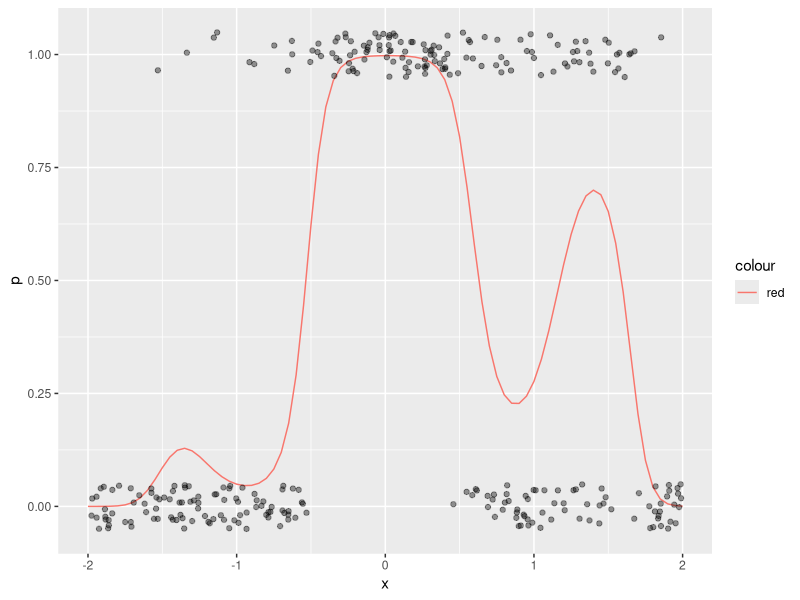
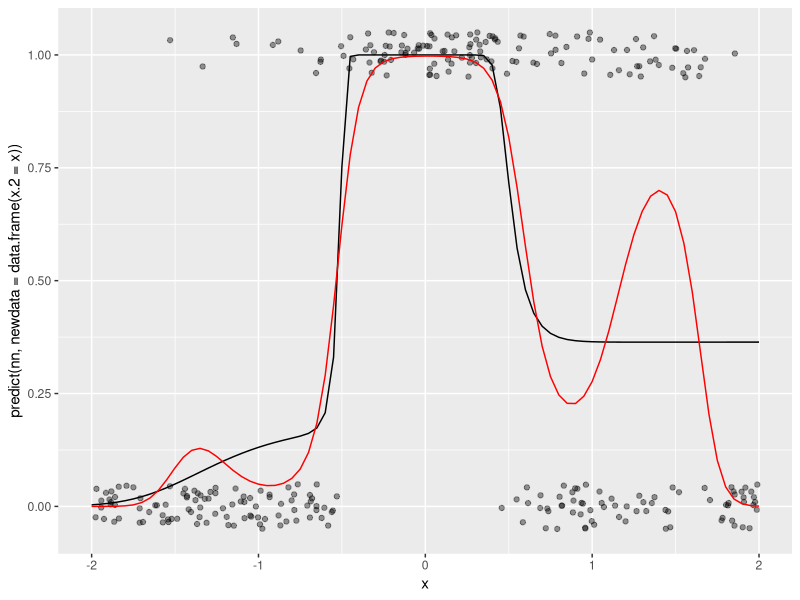
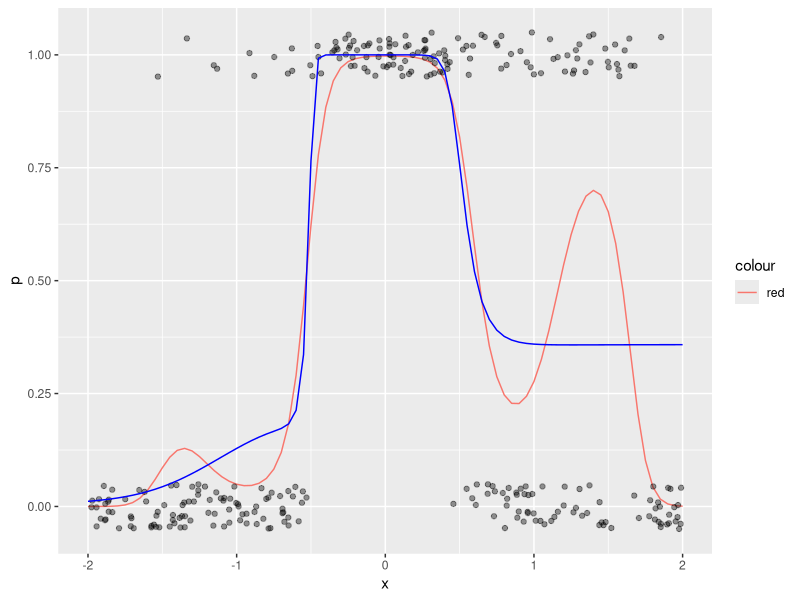
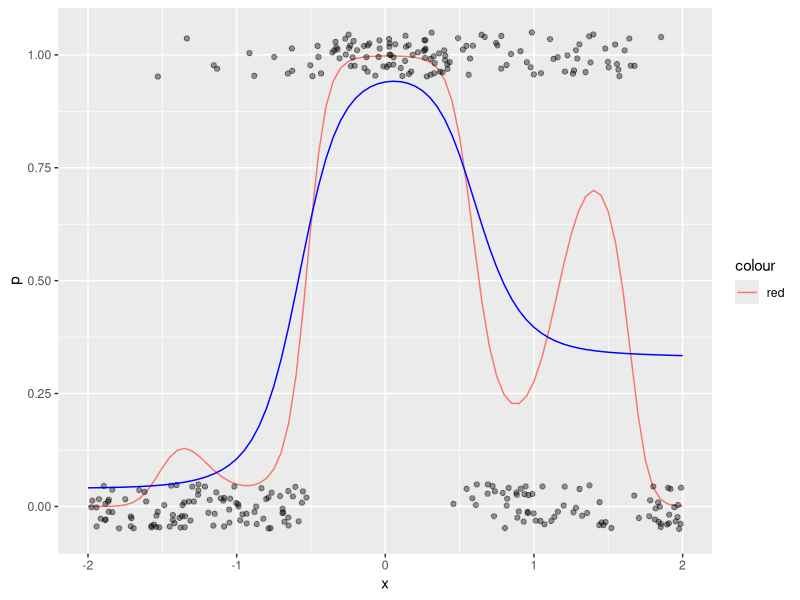

Write R code to recreate these figures, in order.
## ---- chunk 1
library(ggplot2)
h <- function(x){
    exp(x)/(1+exp(x))
}
x <- seq(-2,2,0.05)
p <- h(3 + x- 3*x^2 + 3*cos(4*x))
set.seed(280572)
x.2 <- runif(300, -2, 2)
g.2 <- rbinom(300, 1, h(3 + x.2- 3*x.2^2 + 3*cos(4*x.2)))
datos <- data.frame(x.2,g.2)
dat.p <- data.frame(x,p)
g <- qplot(x,p, geom='line', col='red')
g + geom_jitter(data = datos, aes(x=x.2,y=g.2), col ='black',
  position =position_jitter(height=0.05), alpha=0.4)
## ---- chunk 2
library(nnet)
set.seed(12)
nn <- nnet(g.2 ~ x.2, data=datos, size = 4, decay=0.0, entropy = T)
## ---- chunk 3
nn$wts

## ---- chunk 4
w <- qplot(x, predict(nn, newdata=data.frame(x.2 = x)), geom='line')
w + geom_jitter(data = datos, aes(x=x.2,y=g.2), col ='black',
  position =position_jitter(height=0.05), alpha=0.4)+geom_line(data=dat.p,aes(x=x,y=p),col="red")
## ---- chunk 5
feed_fow <- function(beta, x){
  a_1 <- h(beta[1] + beta[2]*x) # calcula variable 1 de capa oculta
  a_2 <- h(beta[3] + beta[4]*x) # calcula variable 2 de capa oculta
  a_3 <- h(beta[5] + beta[6]*x)
  a_4 <- h(beta[7] + beta[8]*x)
  p <- h(beta[9]+beta[10]*a_1 + beta[11]*a_2 + beta[12]*a_3 + beta[13]*a_4) # calcula capa de salida
  p
}

devianza_fun <- function(x, y){
    # esta función es una fábrica de funciones
   devianza <- function(beta){
         p <- feed_fow(beta, x)
      - 2 * mean(y*log(p) + (1-y)*log(1-p))
   }
  devianza
}

dev <- devianza_fun(x.2, g.2)

set.seed(5)
salida <- optim(rnorm(13), dev, method='BFGS') # inicializar al azar punto inicial
salida

beta<-salida$par

## ---- chunk 6
p.3<-feed_fow(beta,x)
datos.3<-data.frame(x,p.3)

g + geom_jitter(data = datos, aes(x=x.2,y=g.2), col ='black',
  position =position_jitter(height=0.05), alpha=0.4)+geom_line(data=datos.3,aes(x=x,y=p.3),col="blue")
## ---- chunk 7
devianza_reg <- function(x, y, lambda){
    # esta función es una fábrica de funciones
   devianza <- function(beta){
         p <- feed_fow(beta, x)
         # en esta regularizacion quitamos sesgos, pero puede hacerse también con sesgos.
        - 2 * mean(y*log(p) + (1-y)*log(1-p)) + lambda*sum(beta[-c(1,3,5)]^2) 
   }
  devianza
}

dev_r <- devianza_reg(x.2, g.2, 0.001) # crea función dev
set.seed(5)
salida <- optim(rnorm(13), dev_r, method='BFGS') # inicializar al azar punto inicial
salida
## ---- chunk 8
beta<-salida$par
p.3<-feed_fow(beta,x)
datos.3<-data.frame(x,p.3)

g + geom_jitter(data = datos, aes(x=x.2,y=g.2), col ='black',
  position =position_jitter(height=0.05), alpha=0.4)+geom_line(data=datos.3,aes(x=x,y=p.3),col="blue")
